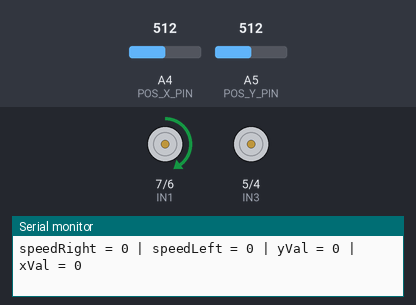
The sketch below on a simulated Arduino Uno, built with avr-gcc and run on an emulated ATmega328P. On the bench: motor-driver pin pairs drawn as motors (green arrow = first pin HIGH = forward, orange = second pin HIGH = backward, longer = more drive, scaled by the enable pin), the last lines printed to the serial monitor. Inputs (shaded band) come from the test bench; at power-on: A5 (POS_Y_PIN) = 512, A4 (POS_X_PIN) = 512.

Above: at 1.2 s.
1.3 s: A5 (POS_Y_PIN) set to 547
At 2.1 s:
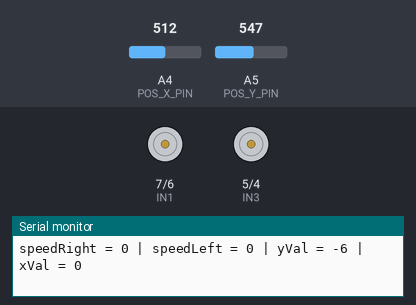
2.8 s: A5 (POS_Y_PIN) set to 573
At 3.8 s:
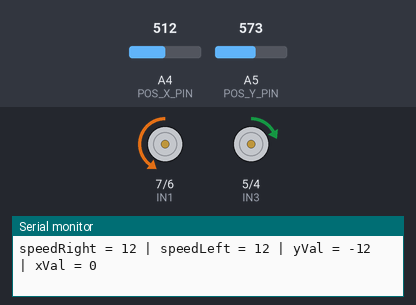
4.3 s: A4 (POS_X_PIN) set to 306
At 5.5 s:
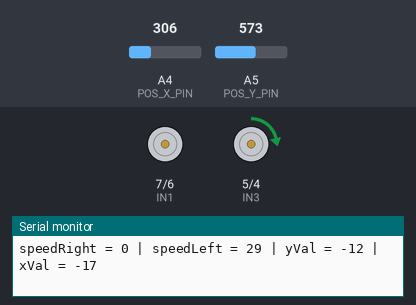
5.8 s: A5 (POS_Y_PIN) set to 511
At 6.2 s:
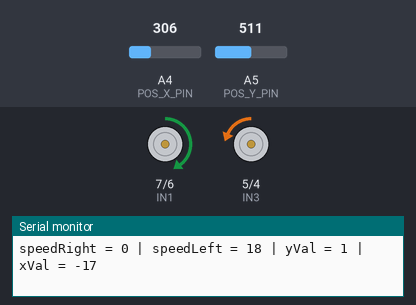
7.3 s: A5 (POS_Y_PIN) set to 122
At 7.9 s:
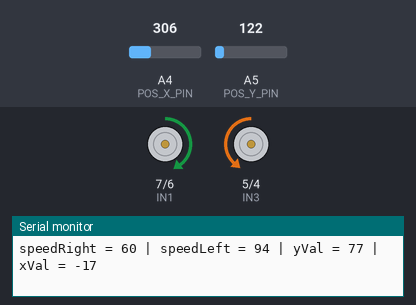
8.8 s: A5 (POS_Y_PIN) set to 900
At 9.7 s:
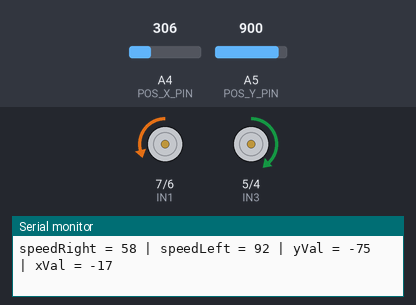
Timing chart, 0 to 11.3 s (numbered marks = the images above; inputs shaded):
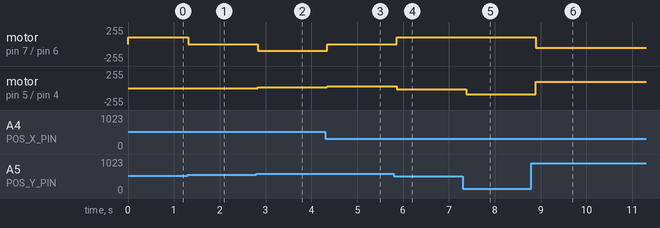

Measured:
- the behaviour switches between 562 and 563 on A5 (POS_Y_PIN) (found by bisection; images 1 and 2)
- after the input at 1.3 s, motor on pin 7 (IN1) / pin 6 (IN2): forward 100/255 → stopped at once
- after the input at 2.8 s, motor on pin 7 (IN1) / pin 6 (IN2): stopped → backward 100/255 at once; motor on pin 5 (IN3) / pin 4 (IN4): stopped → forward 12/255 at once
- after the input at 4.3 s, motor on pin 7 (IN1) / pin 6 (IN2): backward 100/255 → stopped after 0.05 s; motor on pin 5 (IN3) / pin 4 (IN4): forward 12/255 → forward 29/255 after 0.05 s
- after the input at 5.8 s, motor on pin 7 (IN1) / pin 6 (IN2): stopped → forward 100/255 after 0.06 s; motor on pin 5 (IN3) / pin 4 (IN4): forward 29/255 → backward 18/255 after 0.06 s
- after the input at 7.3 s, motor on pin 5 (IN3) / pin 4 (IN4): backward 18/255 → backward 94/255 after 0.08 s
- after the input at 8.8 s, motor on pin 7 (IN1) / pin 6 (IN2): forward 100/255 → backward 58/255 after 0.10 s; motor on pin 5 (IN3) / pin 4 (IN4): backward 94/255 → forward 92/255 after 0.10 s

The sketch:

sketch_robot_joystick-powerbank.ino
```cpp
int IN1 = 7;
int IN2 = 6;
int IN3 = 5;
int IN4 = 4;

int EN1 = 9;
int EN2 = 3;

int LED = 13;
int MAXspeed = 100;
int i;
int t;

// добавляю джостик
const int POS_Y_PIN = 5;
const int POS_X_PIN = 4;
const int BUTTON_PIN = 2;
const int MAX_X = 1023;   // VRx и VRy выдают значения от 0 до 1023
const int MAX_Y = 1023;
int speedRight = 0;
int speedLeft = 0;


void setup()
{
  Serial.begin(9600);

  //выводы двигателей
  pinMode (EN1, OUTPUT);
  pinMode (IN1, OUTPUT);
  pinMode (IN2, OUTPUT);
  pinMode (EN2, OUTPUT);
  pinMode (IN4, OUTPUT);
  pinMode (IN3, OUTPUT);


}


void loop()
{

  // переменные для считывания положения джостика
   int yVal = map(analogRead(POS_Y_PIN),0,1023, 100,-100);
   int xVal = map(analogRead(POS_X_PIN),0,1023,-40,40);
  //int yVal = analogRead(POS_Y_PIN);
  //int xVal = analogRead(POS_X_PIN);


 if (yVal>=0) // Если скорость положительная то едем вперед
 {

// настройки для езды вперед

  digitalWrite (IN1, HIGH);
  digitalWrite (IN2, LOW);

  digitalWrite (IN4, HIGH);
  digitalWrite (IN3, LOW);

  // если вправо, то
  if (xVal>=0)
  {
    speedRight = yVal + xVal;
    speedLeft =  yVal - xVal;
  }
  else
  {

    speedRight = yVal - abs(xVal);
    speedLeft =  yVal + abs(xVal);
  }

   if (speedRight<10) speedRight=0;
  if (speedLeft<10) speedLeft=0;

  analogWrite(EN1, 100);
  analogWrite(EN2, speedLeft);
 }
 else if (yVal<=0)
 {
     // настройки для езды назад

  digitalWrite (IN2, HIGH);
  digitalWrite (IN1, LOW);

  digitalWrite (IN3, HIGH);
  digitalWrite (IN4, LOW);

   // если вправо, то
  if (xVal>=0)
  {
    speedRight = abs(yVal) + xVal;
    speedLeft =  abs(yVal) - xVal;
  }
  else
  {

    speedRight = abs(yVal) - abs(xVal);
    speedLeft =  abs(yVal) + abs(xVal);
  }

  if (speedRight<10) speedRight=0;
  if (speedLeft<10) speedLeft=0;

  analogWrite(EN1, speedRight);
  analogWrite(EN2, speedLeft);

 }

  Serial.print("speedRight = ");
  Serial.print (speedRight);
  Serial.print(" | ");
  Serial.print("speedLeft = ");
  Serial.print(speedLeft);
  Serial.print(" | ");
  Serial.print("yVal = ");
  Serial.print(yVal);
  Serial.print(" | ");
  Serial.print("xVal = ");
  Serial.println(xVal);
  delay(100);

}

//functions

//STOP
int robo_stop () {
  // обнуление сигнала
  analogWrite (EN1, 0);
  analogWrite (EN2, 0);

}


//FORTH
int robo_forth () {
    // настройки для езды вперед

  digitalWrite (IN1, HIGH);
  digitalWrite (IN2, LOW);

  digitalWrite (IN4, HIGH);
  digitalWrite (IN3, LOW);

 // for (i = 50; i <= 150; ++i) // увеличение скорости
 // {
   i = MAXspeed;
      analogWrite(EN1, i);
      analogWrite(EN2, i);
      delay(100);
 // }
}

//TURN
int robo_turn () {
 // настройки для кругом
  digitalWrite (IN2, HIGH);
  digitalWrite (IN1, LOW);

  digitalWrite (IN4, HIGH);
  digitalWrite (IN3, LOW);

  //for (i = 50; i <= 150; ++i) // увеличение скорости
  //{
    i = 150;//MAXspeed;
      analogWrite(EN1, i);
      analogWrite(EN2, i);
      delay(1);
  //}
  delay(100); // здесь регулировать угол поворота.
}

//BACK
int robo_back () {
    // настройки для езды назад

    digitalWrite (IN2, HIGH);
  digitalWrite (IN1, LOW);

  digitalWrite (IN3, HIGH);
  digitalWrite (IN4, LOW);

  //for (i = 50; i <= 200; ++i) // увеличение скорости
  //{
    i = MAXspeed;
      analogWrite(EN1, i);
      analogWrite(EN2, i);
      delay(150);
  //}
}
```
